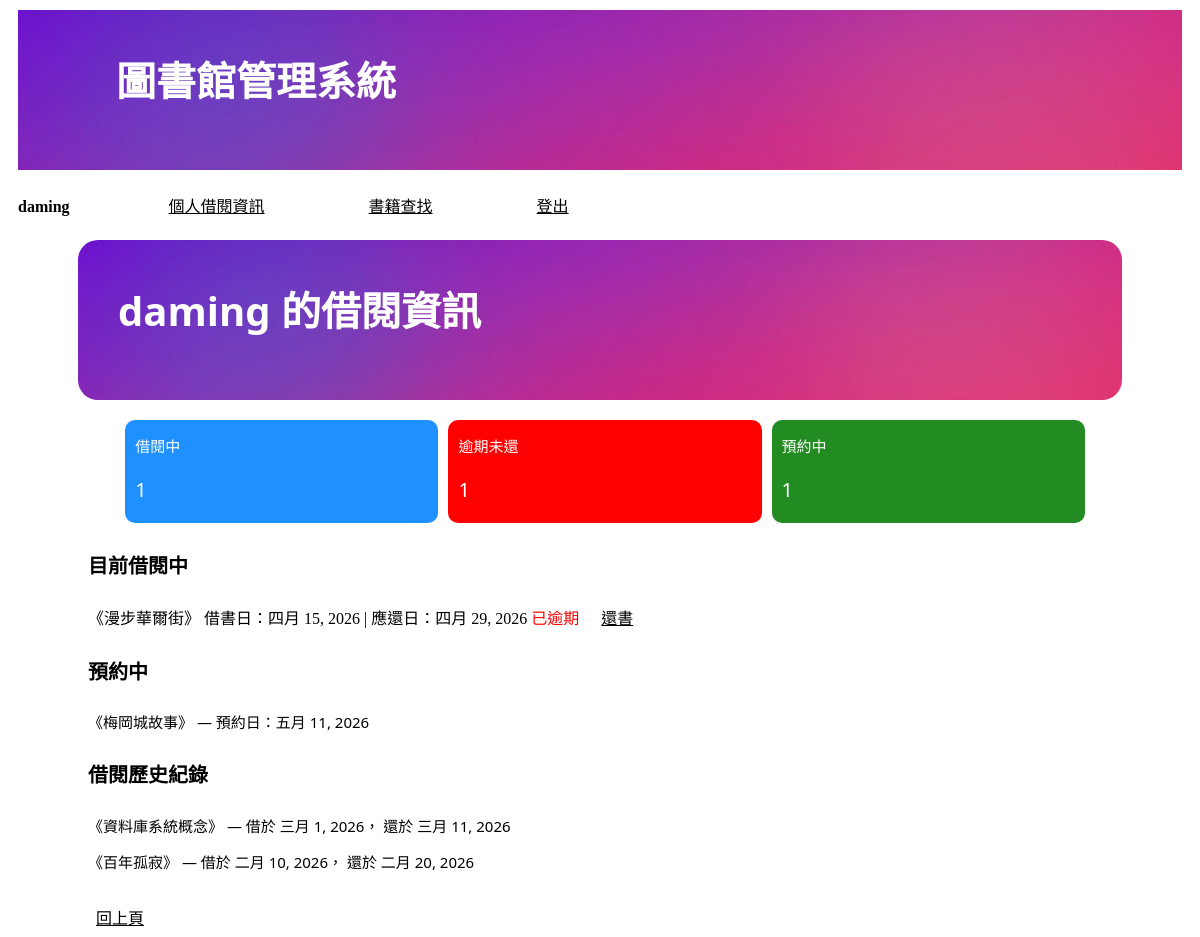
/my_loans/ (signed in), run on the app's committed database.
### libraryapp/models.py (models this page shows, shortened)
class Loan(models.Model):
    user = models.ForeignKey(User, on_delete=models.CASCADE, related_name='loans')
    copy = models.ForeignKey(Copy, on_delete=models.CASCADE, related_name='loans')
    book = models.ForeignKey(Book, on_delete=models.CASCADE, related_name='loans')
    borrow_date = models.DateField(auto_now_add=True)
    due_date = models.DateField()
    return_date = models.DateField(null=True, blank=True)

class Book(models.Model):
    isbn = models.CharField(max_length=20, primary_key=True)
    title = models.CharField(max_length=200, null=False)
    author = models.CharField(max_length=100, blank=True, default='')
    publisher = models.CharField(max_length=100, blank=True, default='')
    publish_date = models.DateField(null=True, blank=True)
    category = models.CharField(max_length=50, blank=True, default='')
    location = models.CharField(max_length=100, blank=True, default='')

class Reservation(models.Model):
    STATUS_CHOICES = [
        ('waiting', '等待中'),
        ('fulfilled', '已取書'),
        ('cancelled', '已取消'),
    ]
    user = models.ForeignKey(User, on_delete=models.CASCADE, related_name='reservations')
    book = models.ForeignKey(Book, on_delete=models.CASCADE, related_name='reservations')
    reservation_date = models.DateField(auto_now_add=True)
    status = models.CharField(max_length=20, choices=STATUS_CHOICES, default='waiting')

### libraryapp/views.py (the view)
# urls.py: path('my_loans/', views.my_loans),                              # 個人借閱資訊
def my_loans(request):
    if not request.user.is_authenticated:
        return redirect('/login/')
    current_loans = models.Loan.objects.filter(
        user=request.user, return_date__isnull=True
    ).order_by('-borrow_date')
    history_loans = models.Loan.objects.filter(
        user=request.user, return_date__isnull=False
    ).order_by('-return_date')
    reservations = models.Reservation.objects.filter(
        user=request.user, status='waiting'
    ).order_by('-reservation_date')
    today = date.today()
    overdue_count = current_loans.filter(due_date__lt=today).count()
    return render(request, 'my_loans.html', locals())

### templates/my_loans.html (shortened to what this page needs)
{% extends 'base.html' %}
{% load static %}
{% block content %}
<link rel="stylesheet" href="{% static 'css/style.css' %}">
    <h2>{{ user.username }} 的借閱資訊</h2>
    <div class="container">
        <div class="item" style="background-color:dodgerblue;">
            <p style="color: white; font-size: 15px; margin-left: 10px;">借閱中</p>
            <p style="color: white; font-size: 20px; margin-left: 10px;">{{ current_loans|length }}</p>
        </div>
        <div class="item" style="background-color:red">
            <p style="color: white; font-size: 15px; margin-left: 10px;">逾期未還</p>
            <p style="color: white; font-size: 20px; margin-left: 10px;">{{ overdue_count }}</p>
        </div>
        <div class="item" style="background-color:forestgreen">
            <p style="color: white; font-size: 15px; margin-left: 10px;">預約中</p>
            <p style="color: white; font-size: 20px; margin-left: 10px;">{{ reservations|length }}</p>
        </div>
    </div>
    <h4>目前借閱中</h4>
    {% for loan in current_loans %}
        <div style="margin-left: 80px; margin-bottom: 10px;">
            《{{ loan.book.title }}》
            借書日：{{ loan.borrow_date }} |
            應還日：{{ loan.due_date }}
            {% if loan.due_date < today %}
                <span style="color: red;">已逾期</span>
            {% endif %}
            <a href="/return/{{ loan.id }}/" class="btn" style="margin-left: 10px;">還書</a>
        </div>
    {% empty %}
        <p>目前沒有借閱中的書</p>
    {% endfor %}
    <h4>預約中</h4>
    {% for r in reservations %}
        <p>《{{ r.book.title }}》 — 預約日：{{ r.reservation_date }}</p>
    {% empty %}
        <p>沒有預約的書</p>
    {% endfor %}
    <h4>借閱歷史紀錄</h4>
    {% for loan in history_loans %}
        <p>
            《{{ loan.book.title }}》 —
            借於 {{ loan.borrow_date }}，
            還於 {{ loan.return_date }}
        </p>
    {% empty %}
        <p>尚無借閱歷史紀錄</p>
    {% endfor %}
    <br>
    <a href="javascript:history.back()" class="btn">回上頁</a>
{% endblock %}

### templates/base.html (shortened to what this page needs)
{% load static %}
<!DOCTYPE html>
<html lang="zh-Hant">
<head>
    <link rel="stylesheet" href="{% static 'css/base_style.css' %}">
</head>
<body>
    <header>
        <h1><a href="/index/">圖書館管理系統</a></h1>
        <nav>
            {% if user.is_authenticated %}
                <span>{{ user.username }}</span>
                <a href="/my_loans/">個人借閱資訊</a>
                <a href="/search/">書籍查找</a>
                <a href="/logout/">登出</a>
            {% else %}
                <a href="/login/">會員登入</a>
                <a href="/register/">會員申請</a>
                <a href="/search/">書籍查找</a>
            {% endif %}
        </nav>
    </header>
    <main>
        {% block content %}{% endblock %}
    </main>
</body>
</html>

### static/css/base_style.css (style rules this page uses)
body { background-color:white; }
h1 { background-image: url(../images/gradient.png); background-size: cover; height: 120px; color:white; font-size: 40px; font-family: 'Segoe UI', Tahoma, Geneva, Verdana, sans-serif; text-decoration: none; margin: 10px 10px 10px 10px; padding-left: 10px; padding-top: 40px; }
p { color:black; font-size: 15px; font-family: 'Segoe UI', Tahoma, Geneva, Verdana, sans-serif; margin-left: 10px; }
nav { margin-left: 10px; padding: 5px 0; }
nav span { display: inline-block; margin-right: 15px; font-weight: bold; }
nav a:link { display: inline-block; padding: 8px 0; margin-right: 20px; color:black; }
header h1 a:link, header h1 a:visited { background-size: cover; height: 30vh; color:white; font-size: 40px; font-family: 'Segoe UI', Tahoma, Geneva, Verdana, sans-serif; text-decoration: none; }

### static/css/style.css (style rules this page uses)
body { background-color:white; }
h2 { background-image: url(../images/gradient.png); background-size: cover; height: 120px; color:white; font-size: 40px; font-family: 'Segoe UI', Tahoma, Geneva, Verdana, sans-serif; margin: 10px 70px 10px 70px; padding-left: 40px; padding-top: 40px; border-radius: 20px; }
h4 { margin-left: 80px; color:black; font-size: 20px; font-family: 'Segoe UI', Tahoma, Geneva, Verdana, sans-serif; }
p { margin-left: 80px; color:black; font-size: 15px; font-family: 'Segoe UI', Tahoma, Geneva, Verdana, sans-serif; }
a:link { margin-left: 80px; padding: 8px; color:black; }
.container { margin: 20px 70px 10px 70px; display: flex; justify-content: center; align-items: center; height: max-content; }
.item { width: 30%; height: max-content; font-size: 15px; margin-left: 10px; border-radius: 10px; text-align: left; }

### data on the page
Loan: book "漫步華爾街", borrow_date "四月 15, 2026", due_date "四月 29, 2026", shows "已逾期"
Reservation: book "梅岡城故事", reservation_date "五月 11, 2026"
Loan: book "資料庫系統概念", borrow_date "三月 1, 2026", return_date "三月 11, 2026"
Loan: book "百年孤寂", borrow_date "二月 10, 2026", return_date "二月 20, 2026"

### other printed values
{{ user.username }} "daming"
{{ current_loans|length }} "1"
{{ overdue_count }} "1"
{{ reservations|length }} "1"
